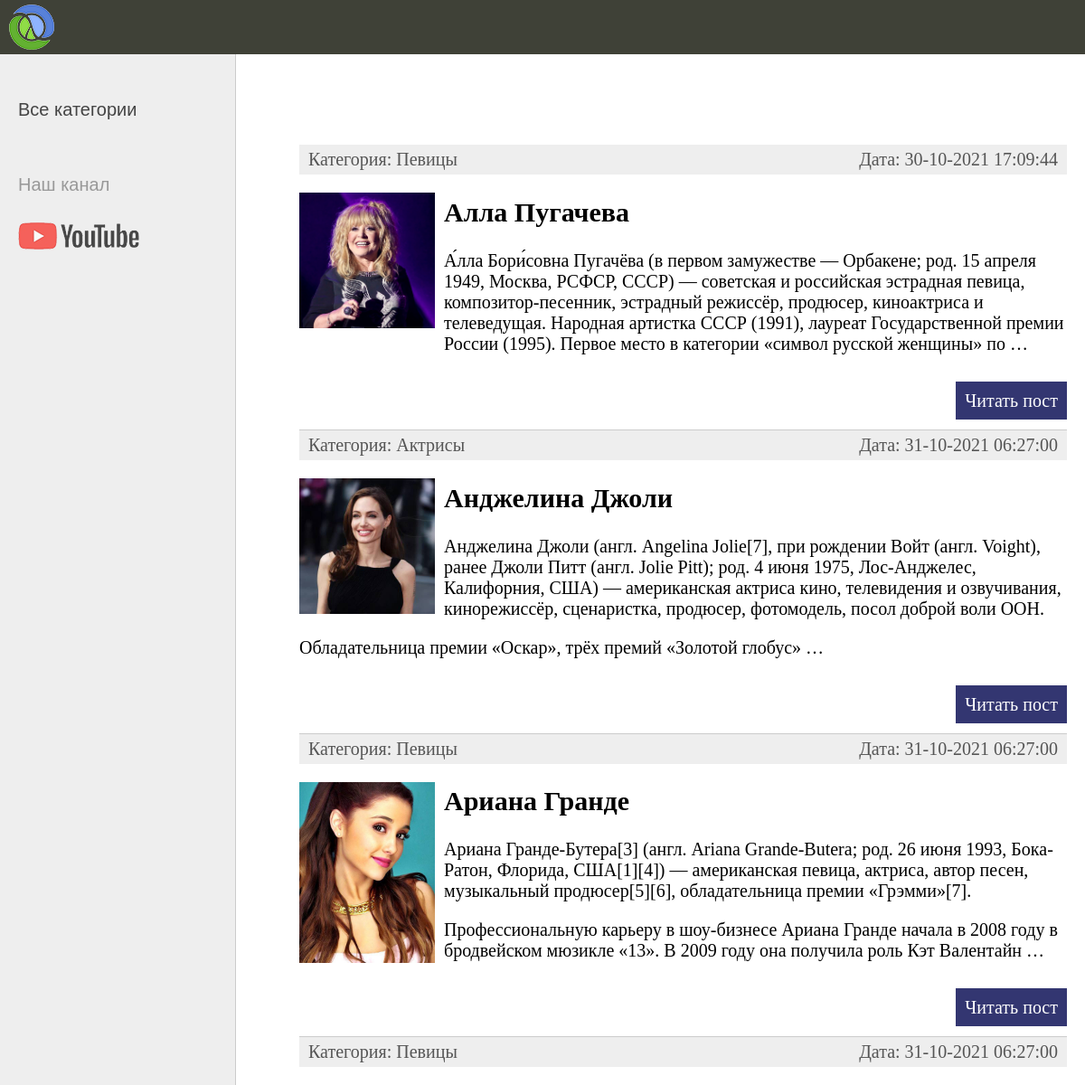
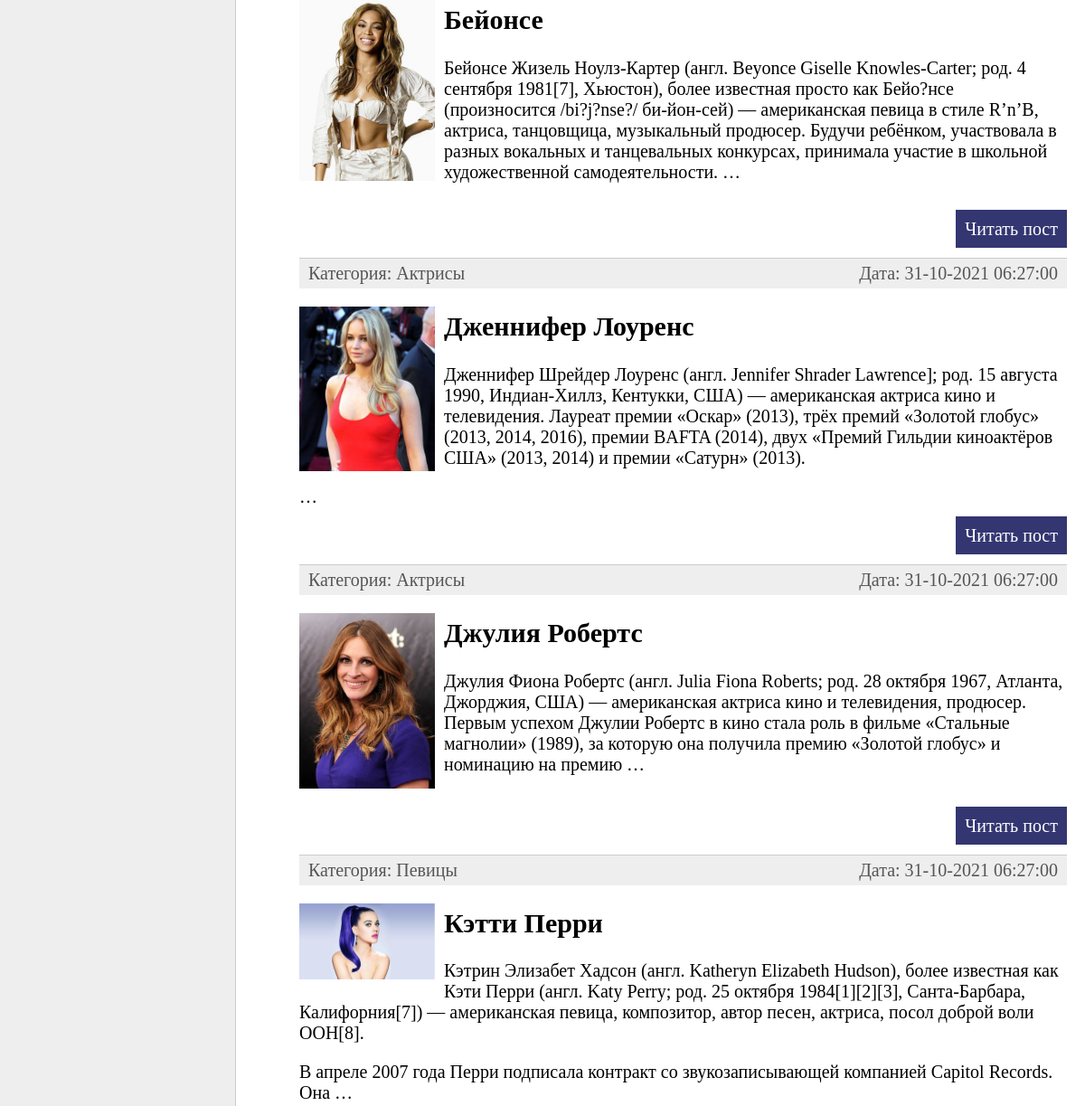
Before: / (upper part) with the older database file (2 pictures, top to bottom).
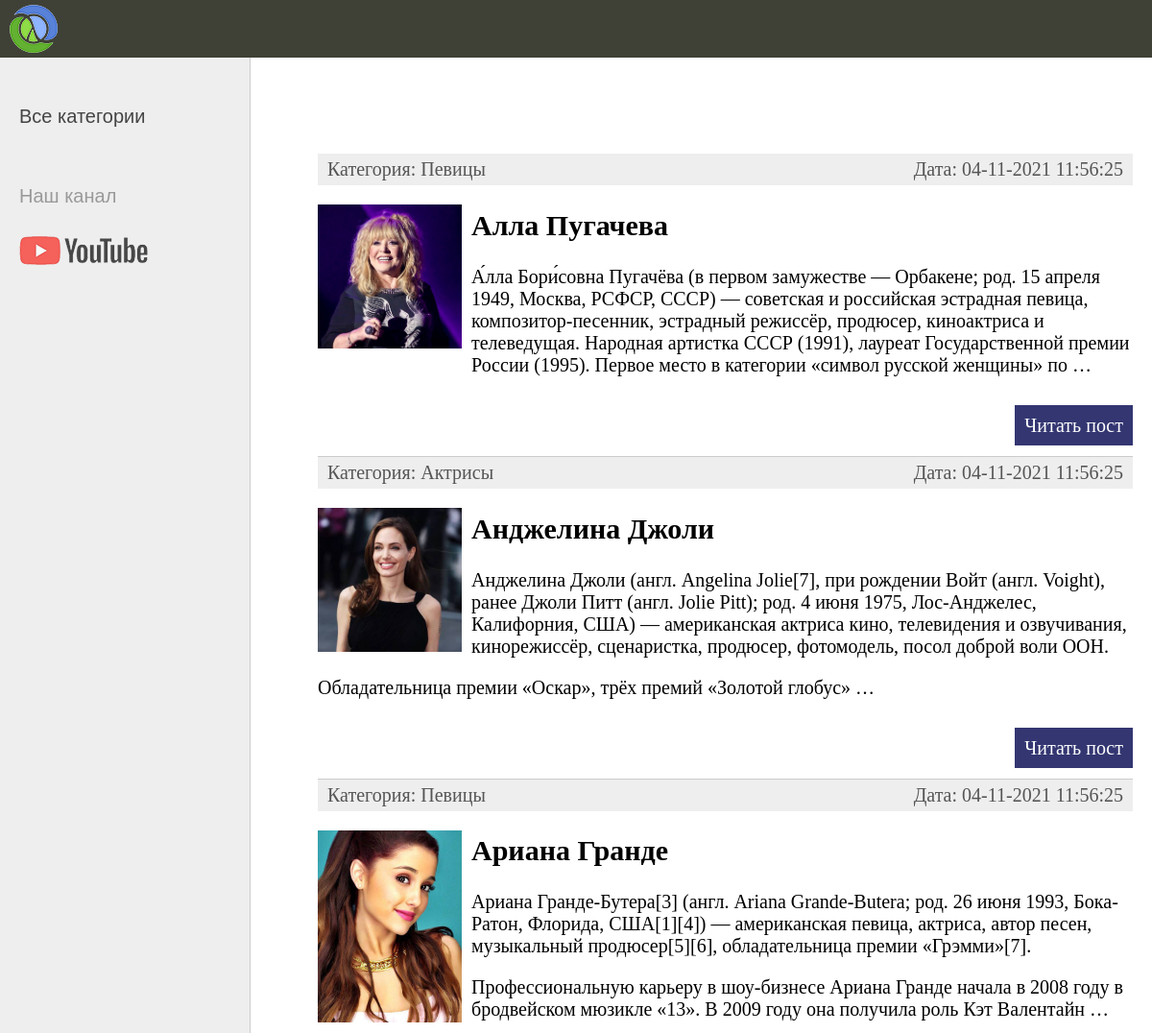
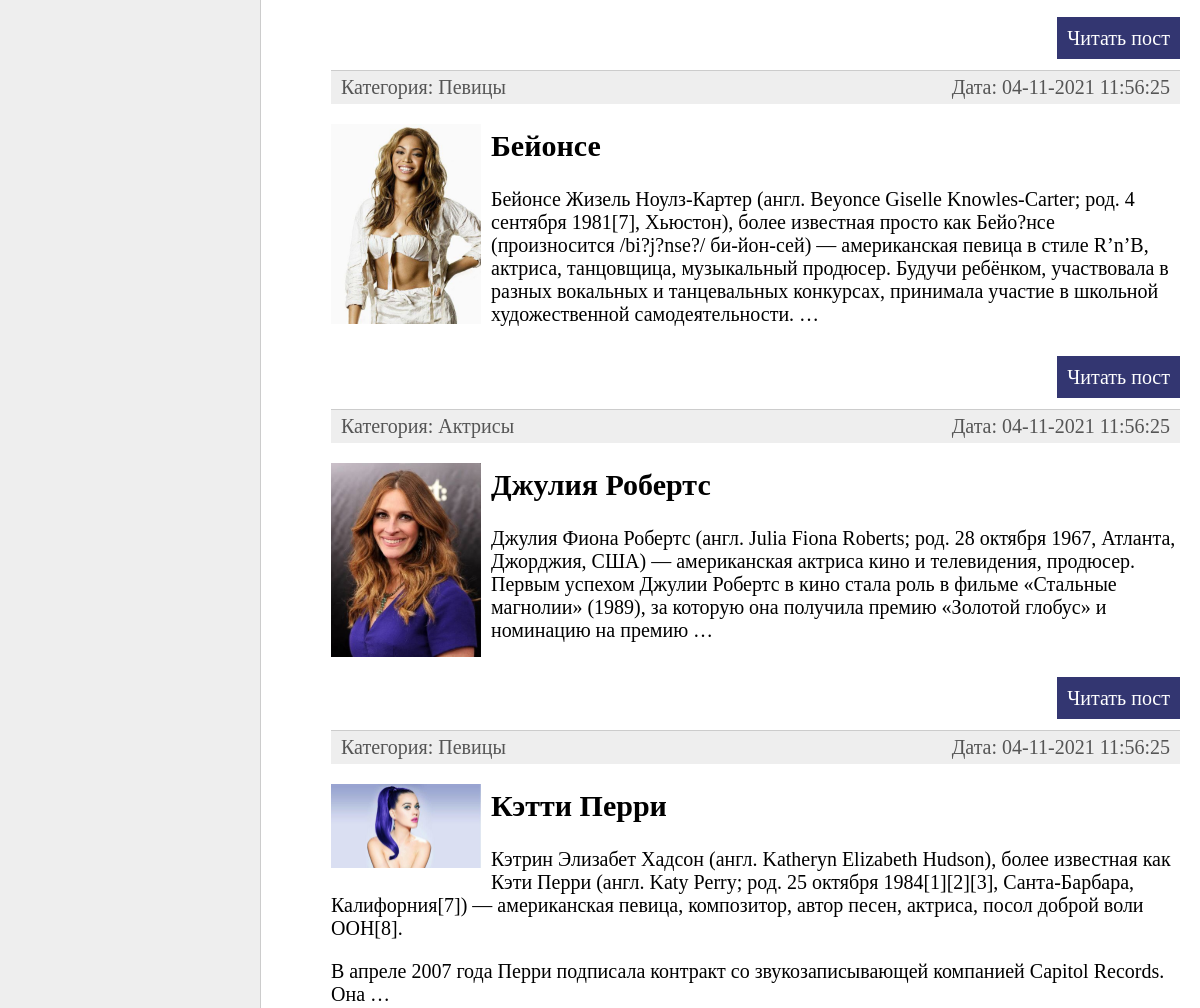
After: the same page with the newer database file (2 pictures, top to bottom).
### women/models.py (models this page shows, shortened)
class Women(models.Model):
    title = models.CharField(max_length=255, verbose_name='Заголовок')
    slug = models.SlugField(max_length=255, unique=True, db_index=True, verbose_name="URL")
    content = models.TextField(blank=True, verbose_name='Контент')
    photo = models.ImageField(upload_to="photos/%Y/%m/%d", verbose_name='Фотография')
    time_create = models.DateTimeField(auto_now_add=True, verbose_name='Время создания')
    time_update = models.DateTimeField(auto_now=True, verbose_name='Время изменения')
    is_published = models.BooleanField(default=True, verbose_name='Публикация')
    cat = models.ForeignKey('Category', on_delete=models.PROTECT, verbose_name='Категория')
    def get_absolute_url(self):
        return reverse('post', kwargs={'post_slug': self.slug})
    class Meta:
        ordering = ('title',)
        verbose_name = 'Женщина'
        verbose_name_plural = 'Женщины'

class Category(models.Model):
    name = models.CharField(max_length=100, db_index=True, verbose_name='Категория')
    slug = models.SlugField(max_length=255, unique=True, db_index=True, verbose_name="URL")
    def __str__(self):
        return self.name
    class Meta:
        ordering = ('name',)
        verbose_name = 'Категорию'
        verbose_name_plural = 'Категории'

### women/views.py (the view)
# urls.py: path('', WomenIndex.as_view(), name='index'),
class WomenIndex(DataMixin, ListView):
    model = Women
    template_name = 'women/index.html'  # Задаем маршрут к шаблону вместо стандартного
    context_object_name = 'post'  # Задаем имя списка вместо стандартного
    def get_context_data(self, *, object_list=None, **kwargs):
        context = super().get_context_data(**kwargs)
        c_def = self.get_user_context(title='Главная страница')
        return context
    def get_queryset(self):
        return Women.objects.filter(is_published=True)  # Выбираем что отображать из списка Women

### women/utils.py (called while the page is built)
    def get_user_context(self, **kwargs):
        context = kwargs
        cats = Category.objects.all()
        context['menu'] = menu
        context['cats'] = cats
        if 'cat_selected' not in context:
            context['cat_selected'] = 0
        return context

### women/templates/women/index.html (shortened to what this page needs)
{% extends 'women/base.html' %}
{% block content %}
<ul class="list-articles">
	{% for p in post %}
	<li><div class="article-panel">
		<p class="first">Категория: {{p.cat}}</p>
		<p class="last">Дата: {{p.time_update|date:"d-m-Y H:i:s"}}</p>
	</div>
{% if p.photo %}
		<p><img src="{{ p.photo.url }}" alt="" class="img-article-left thumb"></p>
{% endif %}
			<h2>{{p.title}}</h2>
	{% autoescape on %}
	{{p.content|linebreaks|truncatewords:45}}
	{% endautoescape %}
			<p class="link-read-post"><a href="{{ p.get_absolute_url }}">Читать пост</a></p>
			</li>
	{% endfor %}
</ul>
{% endblock %}

Changed rows visible on the page:
no longer on this page (row edited): Women: cat "Актрисы", time_update "31-10-2021 06:27:00", photo (picture), title "Дженнифер Лоуренс", content "Дженнифер Шрейдер Лоуренс (англ. Jennifer Shrader Lawrence]; род. 15 августа 1990, Индиан-Хиллз, Кентукки, США) — американская актриса кино и телевидения. Лауреат премии «Оскар» (2013), трёх премий «Золотой глобус» (2013, 2014, 2016), премии BAFTA (2014), двух «Премий Гильдии киноактёров США» (2013, 2014) и премии «Сатурн» (2013). …"
changed Women "Алла Пугачева": time_update "30-10-2021 17:09:44" → "04-11-2021 11:56:25"
changed Women "Анджелина Джоли": time_update "31-10-2021 06:27:00" → "04-11-2021 11:56:25"
changed Women "Ариана Гранде": time_update "31-10-2021 06:27:00" → "04-11-2021 11:56:25"
changed Women "Бейонсе": time_update "31-10-2021 06:27:00" → "04-11-2021 11:56:25"
changed Women "Джулия Робертс": time_update "31-10-2021 06:27:00" → "04-11-2021 11:56:25"
changed Women "Кэтти Перри": time_update "31-10-2021 06:27:00" → "04-11-2021 11:56:25"
